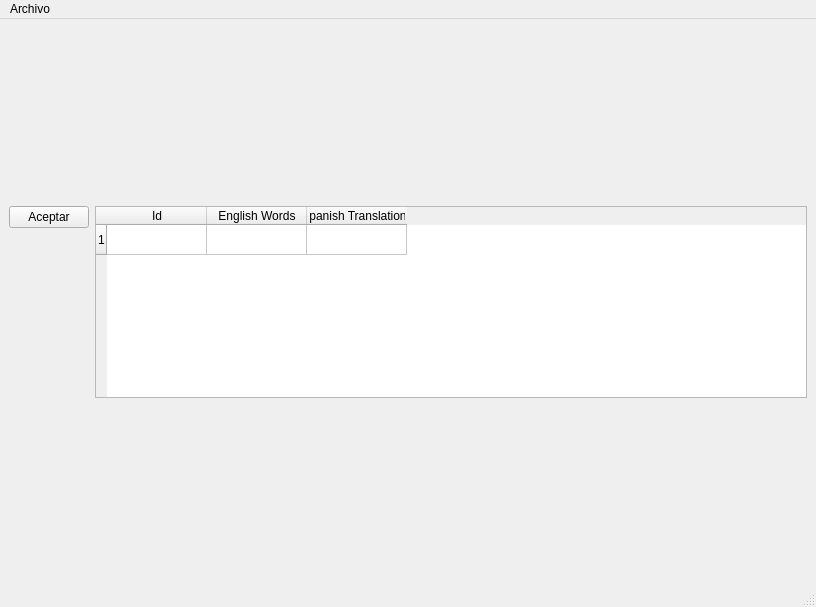
<?xml version="1.0" encoding="UTF-8"?>
<ui version="4.0">
 <class>MainWindow</class>
 <widget class="QMainWindow" name="MainWindow">
  <property name="geometry">
   <rect>
    <x>0</x>
    <y>0</y>
    <width>816</width>
    <height>607</height>
   </rect>
  </property>
  <property name="windowTitle">
   <string>MainWindow</string>
  </property>
  <widget class="QWidget" name="centralwidget">
   <layout class="QFormLayout" name="formLayout">
    <item row="2" column="0">
     <widget class="QPushButton" name="btnAceptar">
      <property name="text">
       <string>Aceptar</string>
      </property>
     </widget>
    </item>
    <item row="2" column="1">
     <widget class="QTableWidget" name="tableWidget">
      <row>
       <property name="text">
        <string>1</string>
       </property>
      </row>
      <column>
       <property name="text">
        <string>Id</string>
       </property>
      </column>
      <column>
       <property name="text">
        <string>English Words</string>
       </property>
      </column>
      <column>
       <property name="text">
        <string>Spanish Translations</string>
       </property>
      </column>
     </widget>
    </item>
   </layout>
  </widget>
  <widget class="QMenuBar" name="menubar">
   <property name="geometry">
    <rect>
     <x>0</x>
     <y>0</y>
     <width>816</width>
     <height>21</height>
    </rect>
   </property>
   <widget class="QMenu" name="menuArchivo">
    <property name="title">
     <string>Archivo</string>
    </property>
    <addaction name="actionExportar"/>
   </widget>
   <addaction name="menuArchivo"/>
  </widget>
  <widget class="QStatusBar" name="statusbar"/>
  <action name="actionExportar">
   <property name="text">
    <string>Exportar</string>
   </property>
  </action>
 </widget>
 <resources/>
 <connections/>
</ui>
